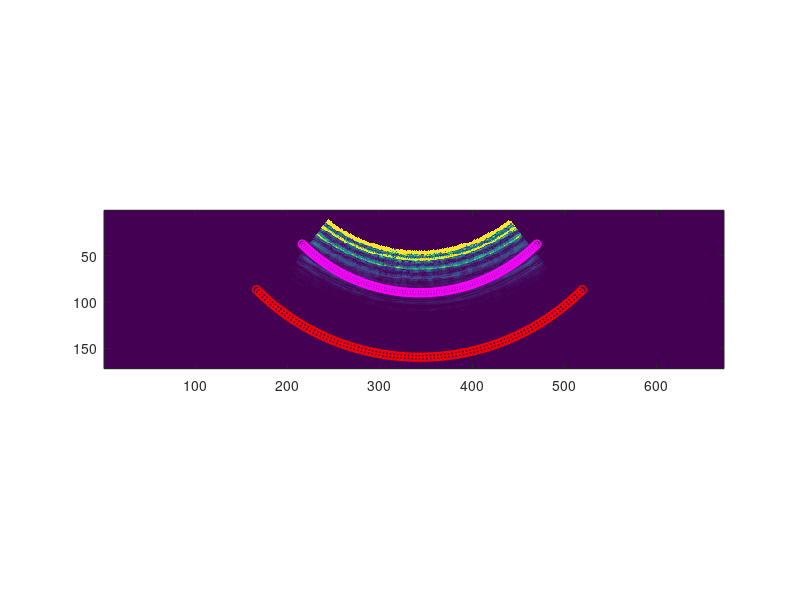

Write the MATLAB code that produced this figure. (Note: this script raises an error after producing the figure.)



clear



load SoundCheckImageData_00050.mat



%=========================================================================
% Arc Sampling: Center Error 1

figure, imagesc(imgData), axis image
hold on


% Shift Center closer to transducer face
%center = [343, -120];       % Center of the circle (x,y)
center = [343, -90]       % Center of the circle (x,y)



% Arc 1: transducer check
% Parameters for the arc
radius = 180;
theta1 = -pi/4 + pi/2;      % Start angle (radians)
theta2 = pi/4 + pi/2;       % End angle (radians)

% Generate 100 points
theta = linspace(theta1, theta2, 100);
x = center(1) + radius * cos(theta);
y = center(2) + radius * sin(theta);

% Plot the arc
plot(x, y, 'm-o', 'LineWidth', 1);



% Arc 2: sample points
% Parameters for the arc
radius = 250;
theta1 = -pi/4 + pi/2;      % Start angle (radians)
theta2 = pi/4 + pi/2;       % End angle (radians)

% Generate 100 points
theta = linspace(theta1, theta2, 100);
x = center(1) + radius * cos(theta);
y = center(2) + radius * sin(theta);

% Plot the arc
plot(x, y, 'r-o', 'LineWidth', 1);



arcx = x;
arcy = y;

ip_out = [];

% Sample lines
for i = 1:100
    
    ip = improfile(imgData, [center(1) arcx(i)], [center(2) arcy(i)], 200);

    ip_out(i,:) = ip';

    plot([center(1) arcx(i)], [center(2) arcy(i)], 'x:g')

end

figure
plot(ip_out')

figure, imagesc(ip_out')
title('Center Shifted toward Transducer')

figure
surf(ip_out'), shading interp

%=========================================================================



%=========================================================================
% Arc Sampling: Center Error 2

figure, imagesc(imgData), axis image
hold on


% Shift Center to Left
%center = [343, -120];       % Center of the circle (x,y)
center = [333, -120]       % Center of the circle (x,y)



% Arc 1: transducer check
% Parameters for the arc
radius = 180;
theta1 = -pi/4 + pi/2;      % Start angle (radians)
theta2 = pi/4 + pi/2;       % End angle (radians)

% Generate 100 points
theta = linspace(theta1, theta2, 100);
x = center(1) + radius * cos(theta);
y = center(2) + radius * sin(theta);

% Plot the arc
plot(x, y, 'm-o', 'LineWidth', 1);



% Arc 2: sample points
% Parameters for the arc
radius = 250;
theta1 = -pi/4 + pi/2;      % Start angle (radians)
theta2 = pi/4 + pi/2;       % End angle (radians)

% Generate 100 points
theta = linspace(theta1, theta2, 100);
x = center(1) + radius * cos(theta);
y = center(2) + radius * sin(theta);

% Plot the arc
plot(x, y, 'r-o', 'LineWidth', 1);



arcx = x;
arcy = y;

ip_out = [];

% Sample lines
for i = 1:100
    
    ip = improfile(imgData, [center(1) arcx(i)], [center(2) arcy(i)], 200);

    ip_out(i,:) = ip';

    plot([center(1) arcx(i)], [center(2) arcy(i)], 'x:g')

end

figure
plot(ip_out')

figure, imagesc(ip_out')
title('Center Shifted to Left')

figure
surf(ip_out'), shading interp
%=========================================================================
